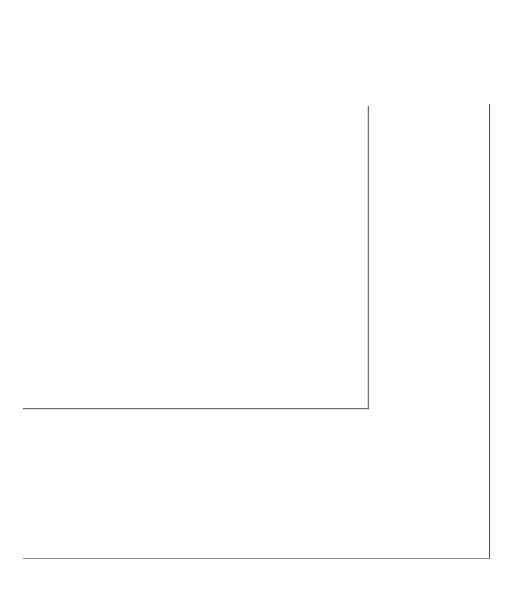
#> input picture test.jpg, 507 x 592 px
$ python test.py
#> lines starting #> are read from the running program, lines starting #| are printed output that depends on the picture; after the words box and inside, x2 and y2 are one past the last pixel; in counts of white or black regions, pixels touching at a corner belong together
import cv2
import numpy as np

# Load the photo
#use 1, 2, 6
img = cv2.imread('test.jpg')
#> img is the input picture: shape (592, 507, 3); min 71, max 255, mean 254.1

# Convert the photo to grayscale
gray = cv2.cvtColor(img, cv2.COLOR_BGR2GRAY)

# Apply Canny edge detection
edges = cv2.Canny(gray, 50, 150, apertureSize=3)
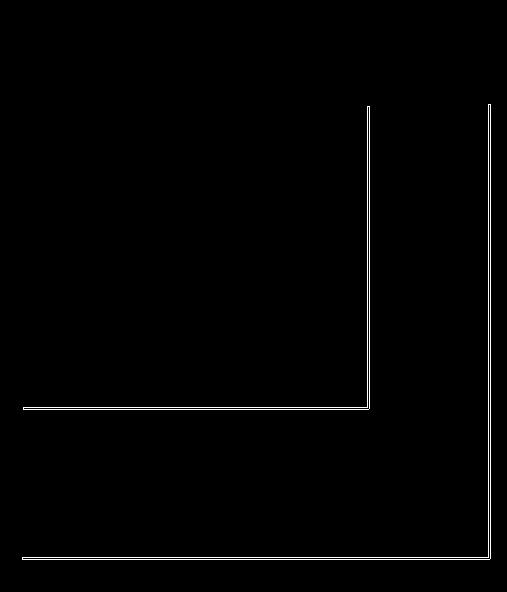
#> edges: shape (592, 507); 1% white in thin lines or dots, all inside (x1, y1, x2, y2) = (22, 104, 491, 560)

# Apply Hough Transform to detect lines
lines = cv2.HoughLinesP(edges, rho=1, theta=np.pi/180, threshold=100, minLineLength=200, maxLineGap=1000)
#> lines = [[22, 559, 489, 559], [490, 558, 490, 104], [22, 557, 488, 557], [488, 556, 488, 104], [23, 407, 369, 407], [23, 409, 368, 409], [369, 408, 369, 106], [367, 406, 367, 106]]

# Find pairs of parallel lines
parallel_lines = []
for i in range(len(lines)):
    for j in range(i+1, len(lines)):
        line1 = lines[i][0]
        line2 = lines[j][0]
        angle1 = np.arctan2(line1[1]-line1[3], line1[0]-line1[2]) * 180 / np.pi
        angle2 = np.arctan2(line2[1]-line2[3], line2[0]-line2[2]) * 180 / np.pi
        if np.abs(angle1 - angle2) < 5:
            parallel_lines.append((line1, line2))
            print(line1, line2)
#> this loop made 8 passes
#| [ 22 559 489 559] [ 22 557 488 557]
#| [ 22 559 489 559] [ 23 407 369 407]
#| [ 22 559 489 559] [ 23 409 368 409]
#| [490 558 490 104] [488 556 488 104]
#| [490 558 490 104] [369 408 369 106]
#| [490 558 490 104] [367 406 367 106]
#| [ 22 557 488 557] [ 23 407 369 407]
#| [ 22 557 488 557] [ 23 409 368 409]
#| [488 556 488 104] [369 408 369 106]
#| [488 556 488 104] [367 406 367 106]
#> (further printed lines are left out)
#> after the loop, parallel_lines = 12 items

def draw_line(img, x1, y1, x2, y2, color, thickness):
    # Check if there is a line within +/- 1000 pixels in x and y directions
    x1_nearby, y1_nearby, x2_nearby, y2_nearby = False, False, False, False
    for other_line in parallel_lines:
        if 100 < abs(other_line[0][0] - x1) < 1000 and 100 < abs(other_line[0][1] - y1) < 1000 and 100 < abs(other_line[0][2] - x2) < 1000 and 100 < abs(other_line[0][3] - y2) < 1000:
            x1_nearby, y1_nearby, x2_nearby, y2_nearby = True, True, True, True
            break

    # If there is a nearby line, change the color to red
    if x1_nearby and y1_nearby and x2_nearby and y2_nearby:
        color = (0, 255, 0)

    cv2.line(img, (x1, y1), (x2, y2), color, thickness)

# Draw the detected lines on the photo
for line in parallel_lines:
    cv2.line(img, (line[0][0], line[0][1]), (line[0][2], line[0][3]), (0, 255, 0), 2)
    cv2.line(img, (line[1][0], line[1][1]), (line[1][2], line[1][3]), (0, 255, 0), 2)
    draw_line(img, int((line[0][0]+line[1][0])/2), int((line[0][1]+line[1][1])/2), int((line[0][2]+line[1][2])/2), int((line[0][3]+line[1][3])/2), (0, 0, 255), 2)
#> this loop made 12 passes
#> line on passes 1 to 12: ([22, 559, 489, 559], [22, 557, 488, 557]), ([22, 559, 489, 559], [23, 407, 369, 407]), ([22, 559, 489, 559], [23, 409, 368, 409]), ([490, 558, 490, 104], [488, 556, 488, 104]), ([490, 558, 490, 104], [369, 408, 369, 106]), ([490, 558, 490, 104], [367, 406, 367, 106]), ([22, 557, 488, 557], [23, 407, 369, 407]), ([22, 557, 488, 557], [23, 409, 368, 409]), ([488, 556, 488, 104], [369, 408, 369, 106]), ([488, 556, 488, 104], [367, 406, 367, 106]), ([23, 407, 369, 407], [23, 409, 368, 409]), ([369, 408, 369, 106], [367, 406, 367, 106])
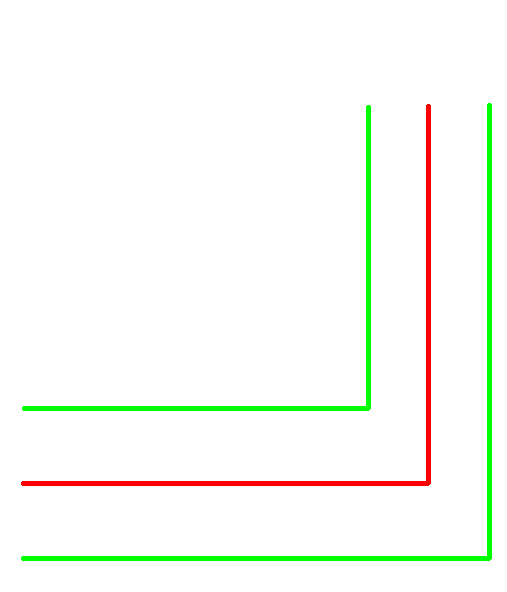
#> img: shape (592, 507, 3); 3.93% of pixels changed, all inside (x1, y1, x2, y2) = (21, 103, 492, 561)
# [8 lines of commented-out code are left out]
img = cv2.resize(img, dsize=(900,900))
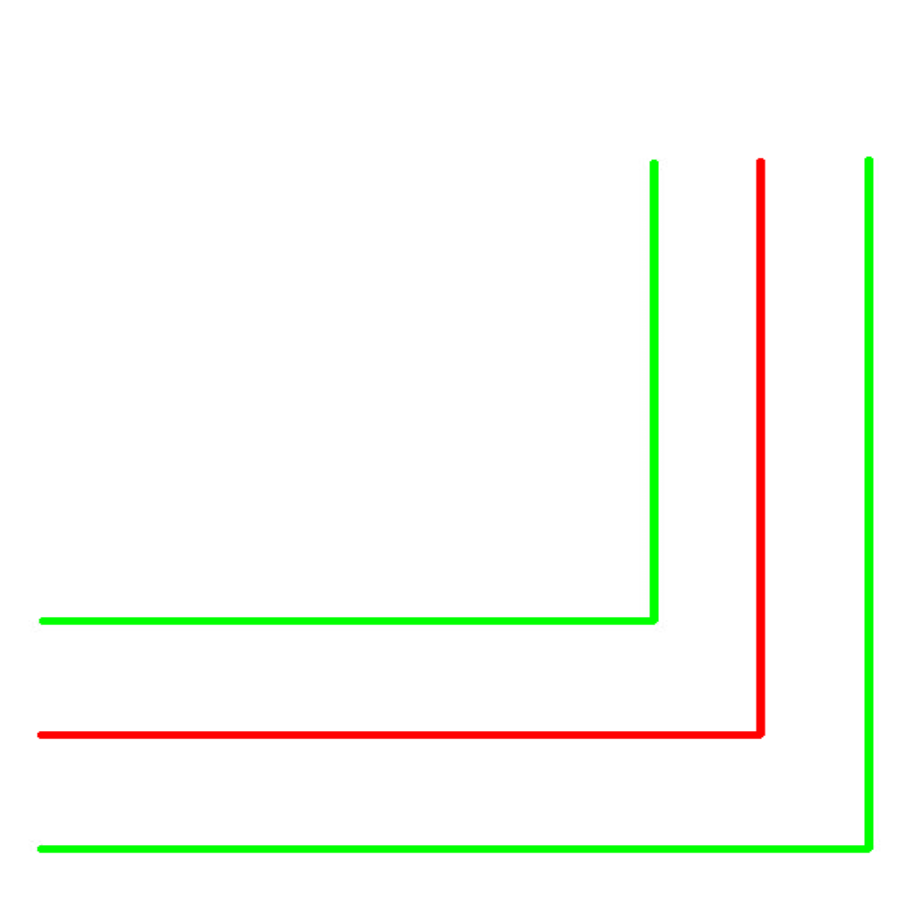
#> img: shape (900, 900, 3); mean B, G, R 245, 251.7, 248.3

# Show the result
cv2.imshow('Result', img)
cv2.waitKey(0)
cv2.destroyAllWindows()
